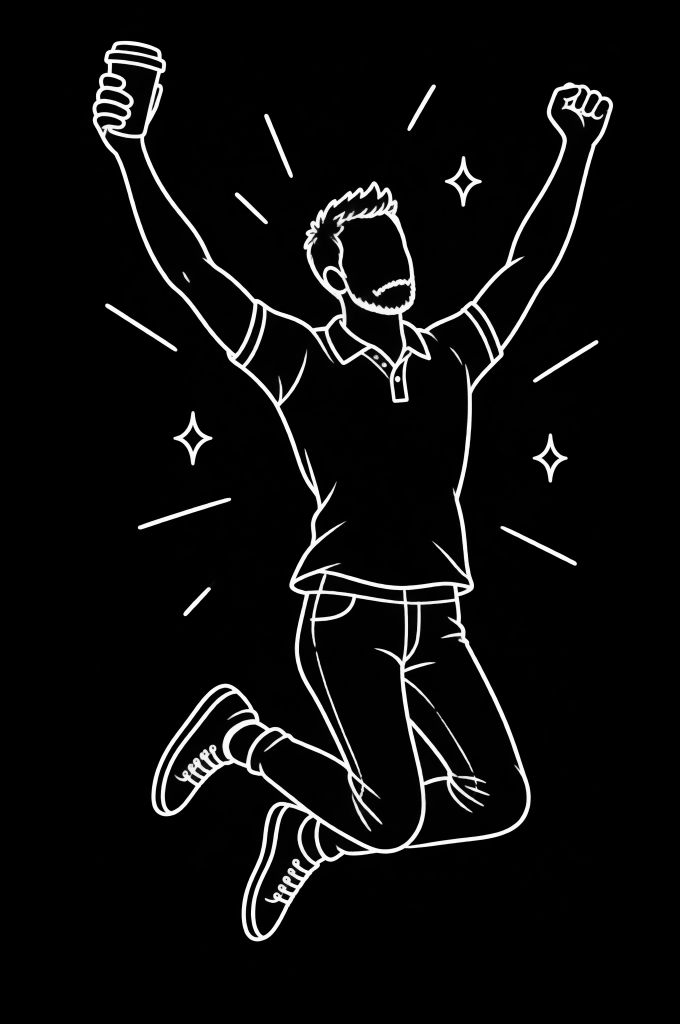
#> input picture website/source/poses/pose-jump.png, 1360 x 2048 px (shown at 1/2 size); its folder holds only this picture in this run
$ python vectorize.py ../source/poses/pose-jump.png
#> lines starting #> are read from the running program, lines starting #| are printed output that depends on the picture; after the words box and inside, x2 and y2 are one past the last pixel; in counts of white or black regions, pixels touching at a corner belong together
"""Trace the white line-art founder poses (8-bit ink masks) into centre-line SVG strokes.
Each stroke is a separate <path pathLength="1">, ordered top to bottom, so the site can draw him line by line.
Usage: python3 tools/vectorize.py   (reads source/poses/pose-*.png, writes public/assets/poses/*.svg)"""
import glob, os, sys
import numpy as np
from PIL import Image, ImageDraw
from skimage.morphology import skeletonize, closing, disk

ROOT = os.path.dirname(os.path.dirname(os.path.abspath(__file__)))
H = 1000  # working height in px; also the viewBox height

def rdp(pts, eps):
    if len(pts) < 3: return pts
    a, b = np.array(pts[0], float), np.array(pts[-1], float); ab = b - a; n = np.hypot(*ab)
    P = np.array(pts, float)
    d = np.abs(ab[0] * (P[:, 1] - a[1]) - ab[1] * (P[:, 0] - a[0])) / n if n > 0 else np.hypot(P[:, 0] - a[0], P[:, 1] - a[1])
    i = int(d.argmax())
    if d[i] > eps: return rdp(pts[:i + 1], eps)[:-1] + rdp(pts[i:], eps)
    return [pts[0], pts[-1]]

def trace(mask):
    sk = skeletonize(mask)
    pts = set(zip(*np.nonzero(sk)))
    def nb(p): return [(p[0] + dy, p[1] + dx) for dy in (-1, 0, 1) for dx in (-1, 0, 1)
                       if (dy or dx) and (p[0] + dy, p[1] + dx) in pts]
    deg = {p: len(nb(p)) for p in pts}
    nodes = {p for p in pts if deg[p] != 2}
    seen, paths = set(), []
    for n in nodes:
        for q in nb(n):
            if (n, q) in seen: continue
            path = [n, q]; seen.add((n, q)); seen.add((q, n)); prev, cur = n, q
            while cur not in nodes:
                nx = [r for r in nb(cur) if r != prev]
                if not nx: break
                nxt = nx[0]; seen.add((cur, nxt)); seen.add((nxt, cur)); path.append(nxt); prev, cur = cur, nxt
            paths.append(path)
    left = pts - nodes - {p for path in paths for p in path}
    while left:                                   # closed loops with no junctions
        s = left.pop(); path = [s]; prev, cur = None, s
        while True:
            nx = [r for r in nb(cur) if r != prev and (r in left or r == s)]
            if not nx: break
            nxt = nx[0]
            if nxt == s: path.append(s); break
            left.discard(nxt); path.append(nxt); prev, cur = cur, nxt
        paths.append(path)
    return paths, int(sk.sum())

def to_d(p):
    f = lambda v: f"{v[1]:.1f} {v[0]:.1f}"          # (y,x) -> "x y"
    if len(p) < 3: return f"M{f(p[0])}L{f(p[-1])}"
    mid = lambda a, b: ((a[0] + b[0]) / 2, (a[1] + b[1]) / 2)
    d = f"M{f(p[0])}L{f(mid(p[0], p[1]))}"
    for i in range(1, len(p) - 1): d += f"Q{f(p[i])} {f(mid(p[i], p[i + 1]))}"
    return d + f"L{f(p[-1])}"

report = []
for src in sorted(glob.glob(f"{ROOT}/source/poses/pose-*.png")):
    name = os.path.basename(src)[5:-4]
    im = Image.open(src); im = im if im.mode == "L" else im.convert("RGBA").split()[3]   # 8-bit ink mask
#> further down, im is the input picture: PIL image 1360x2048 L; min 0, max 254, mean 12.8
    a = np.array(im)
    ys, xs = np.nonzero(a > 30); im = im.crop((xs.min() - 6, ys.min() - 6, xs.max() + 7, ys.max() + 7))
#> after `im = im.crop((xs.min() - 6, ys.min() - 6, xs.max() + 7, ys.max() + 7))`:
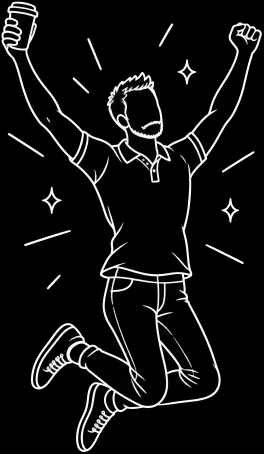
#> im: PIL image 1054x1814 L (shown at 1/4 size); min 0, max 254, mean 18.6
    W = round(im.width * H / im.height); a = np.array(im.resize((W, H), Image.LANCZOS))
#> after `a = np.array(im.resize((W, H), Image.LANCZOS))`:
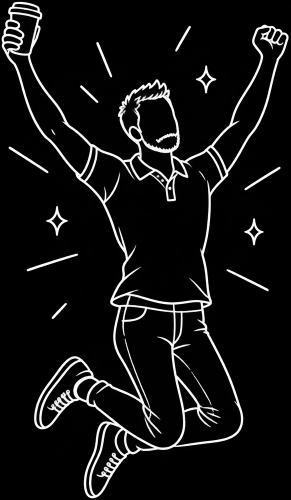
#> a: shape (1000, 581) (shown at 1/2 size); min 0, max 255, mean 18.7
    mask = closing(a > 96, disk(1))
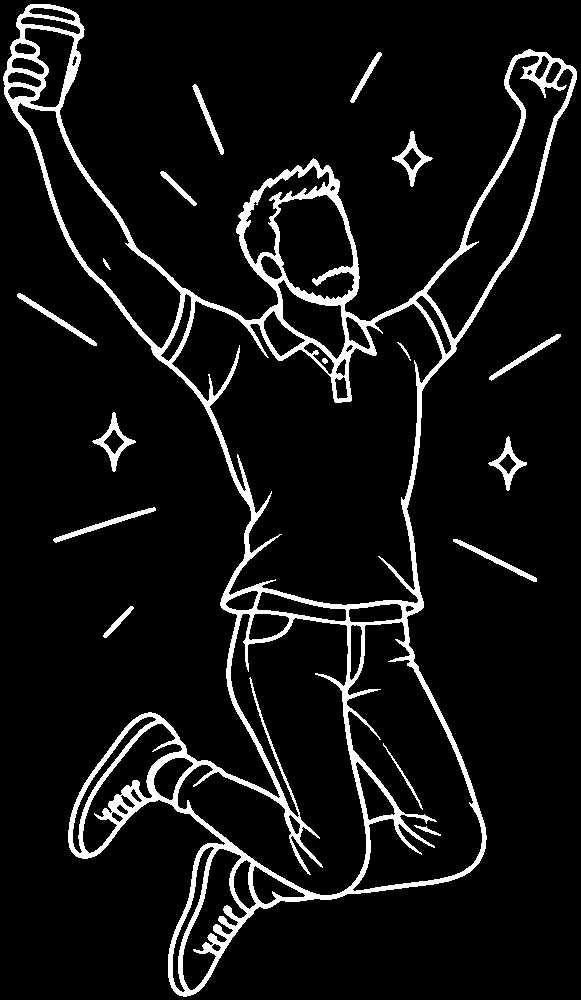
#> mask: shape (1000, 581) bool; 7.7% white; 17 white regions, largest, box (x1, y1, x2, y2) and area: (3, 4, 577, 997) 39740, (92, 412, 136, 472) 597, (392, 131, 433, 187) 551
    raw, sklen = trace(mask)
#> in trace, `sk = skeletonize(mask)`:
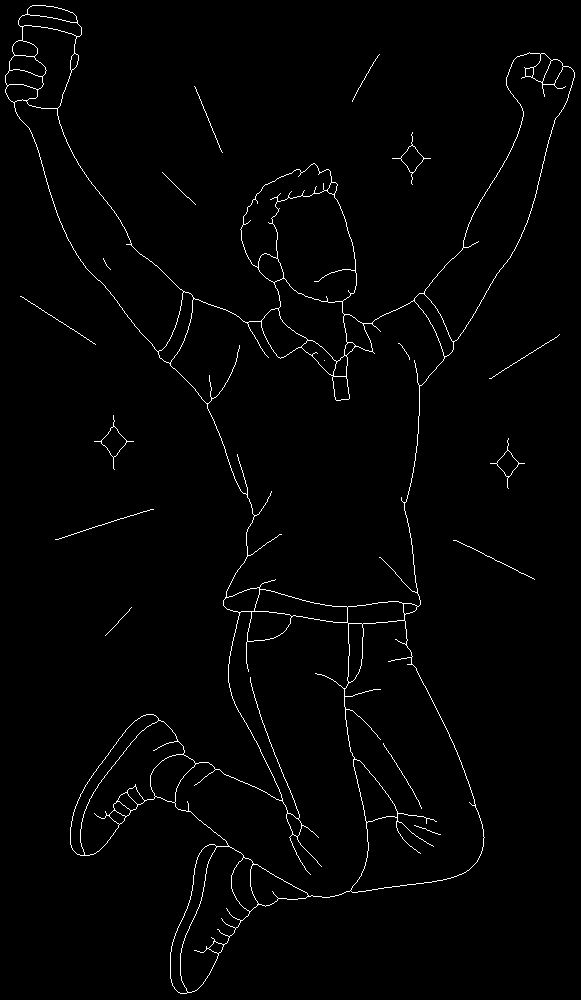
#> sk: shape (1000, 581) bool; 1.5% white in thin lines or dots
#> in trace, `pts = set(zip(*np.nonzero(sk)))`: pts = 8801 items
#> in trace, `nodes = {p for p in pts if deg[p] != 2}`: nodes = 651 items
#> the loop in trace, `for n in nodes:` made 651 passes
#> n on passes 1 to 3: (26, 21), (377, 346), (76, 525)
#> after the loop in trace, `for n in nodes:`: paths = 921 items; seen = 18142 items
#> in trace, `left = pts - nodes - {p for path in paths for p in path}`: left = 0 items
#> raw = 921 items; sklen = 8801
    sw = max(2.0, min(14.0, 0.86 * mask.sum() / max(sklen, 1)))   # mean line width, slightly lighter
#> sw = 4.38
    paths = []
    for p in raw:
        L = sum(np.hypot(p[i + 1][0] - p[i][0], p[i + 1][1] - p[i][1]) for i in range(len(p) - 1))
        if L < 3.5: continue
        paths.append((min(q[0] for q in p), L, rdp(p, 0.75)))
#> this loop made 921 passes
#> (p, L) on passes 2 to 4: ([(26, 21), (26, 22)], 1), ([(26, 21), (27, 22)], 1.41), ([(377, 346), (376, 345)], 1.41)
#> after the loop, paths = 285 items
    paths.sort(key=lambda t: t[0])
    body = "".join(f'<path pathLength="1" d="{to_d(p)}"/>' for _, _, p in paths)
    svg = (f'<svg xmlns="http://www.w3.org/2000/svg" viewBox="0 0 {W} {H}" class="pose pose-{name}" data-pose="{name}" '
           f'fill="none" stroke="currentColor" stroke-width="{sw:.2f}" stroke-linecap="round" stroke-linejoin="round" '
           f'aria-hidden="true">{body}</svg>')
    open(f"{ROOT}/public/assets/poses/{name}.svg", "w").write(svg)
    report.append((name, W, len(paths), round(sw, 2), len(svg) // 1024))
    if "--preview" in sys.argv:                    # raster check of the traced strokes
        pv = Image.new("RGB", (W, H), (53, 35, 23)); d = ImageDraw.Draw(pv)
        for _, _, p in paths: d.line([(q[1], q[0]) for q in p], fill=(243, 239, 230), width=round(sw))
        pv.save(f"{sys.argv[sys.argv.index('--preview') + 1]}/{name}.png")
for r in report: print("%-8s w=%-4d paths=%-4d stroke=%-5s %d KB" % r)
#> this loop made 1 pass
#> r on pass 1: ('jump', 581, 285, 4.38, 33)
#> (printed output is left out)

$ run again, on website/source/poses/pose-pour.png
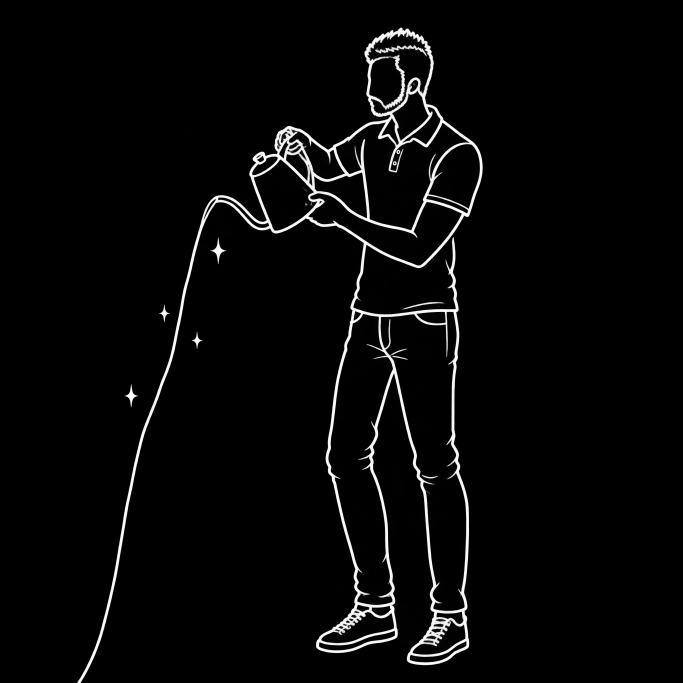
#> input picture website/source/poses/pose-pour.png, 2048 x 2048 px (shown at 1/3 size)
#> im is the input picture: PIL image 2048x2048 L; min 0, max 254, mean 7.9
#> im: PIL image 1229x1978 L
#> `mask = closing(a > 96, disk(1))`:
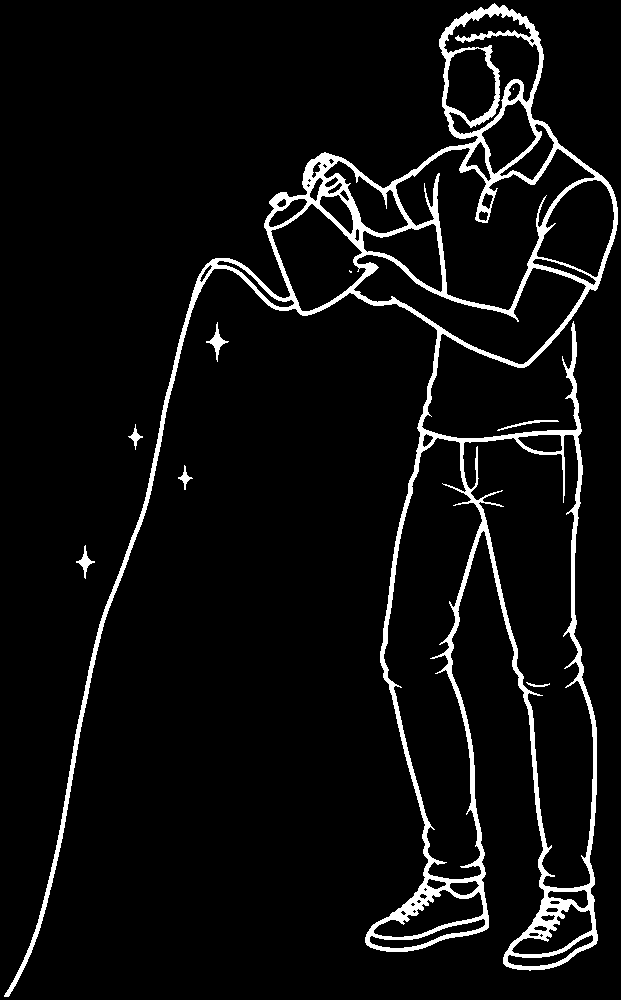
#> mask: shape (1000, 621) bool; 5.8% white; 9 white regions (2 under 20 px), largest, box (x1, y1, x2, y2) and area: (4, 3, 618, 997) 35137, (206, 322, 229, 362) 223, (76, 545, 95, 579) 174
#> in trace, `sk = skeletonize(mask)`:
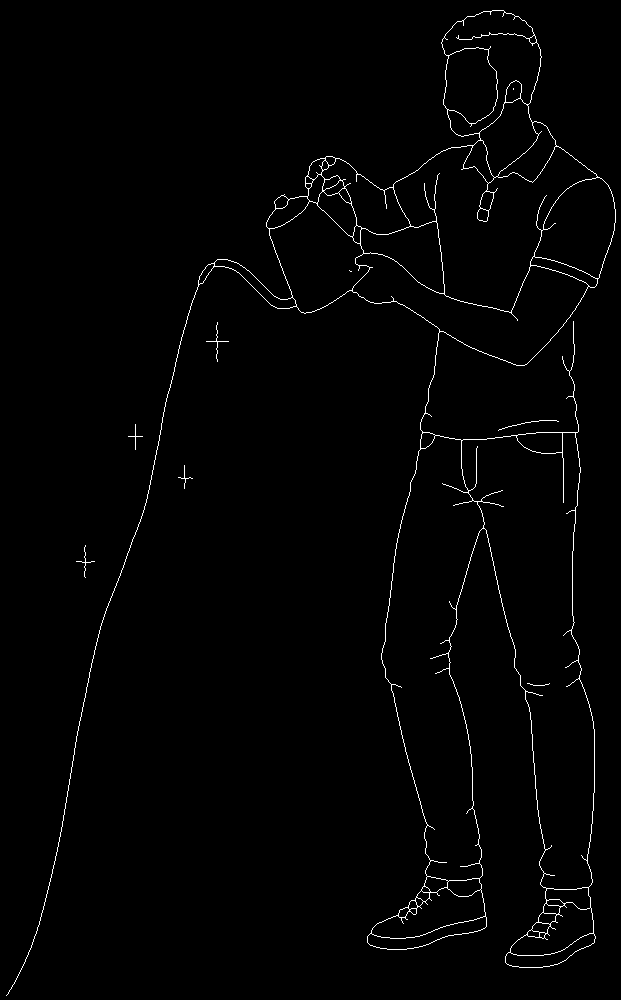
#> sk: shape (1000, 621) bool; 1.3% white in thin lines or dots
#> pts = 7972 items
#> nodes = 681 items
#> the loop in trace, `for n in nodes:` made 681 passes
#> n on passes 1 to 3: (16, 502), (900, 414), (196, 307)
#> after the loop in trace, `for n in nodes:`: paths = 992 items; seen = 16566 items
#> left = 0 items
#> raw = 992 items; sklen = 7972
#> sw = 3.88
#> the loop `for p in raw:` made 992 passes
#> (p, L) on passes 2, 4, 5: ([(900, 414), (899, 415)], 1.41), ([(900, 414), (900, 415)], 1), ([(900, 414), (901, 415)], 1.41)
#> after the loop `for p in raw:`: paths = 267 items
#> the loop `for r in report: print("%-8s w=%-4d paths=%-4d stroke=%-5s %d KB" % r)` made 1 pass
#> r on pass 1: ('pour', 621, 267, 3.88, 32)
#> (printed output is left out)

$ run again, on website/source/poses/pose-sleepy.png
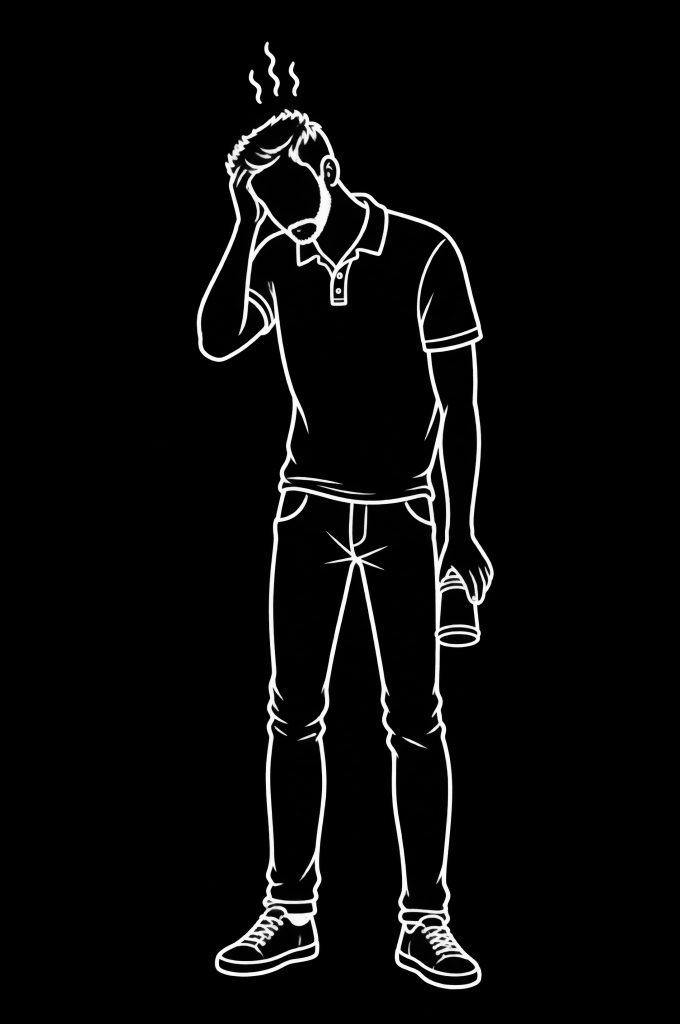
#> input picture website/source/poses/pose-sleepy.png, 1360 x 2048 px (shown at 1/2 size)
#> im is the input picture: PIL image 1360x2048 L; min 0, max 254, mean 9.8
#> im: PIL image 607x1908 L
#> `mask = closing(a > 96, disk(1))`:
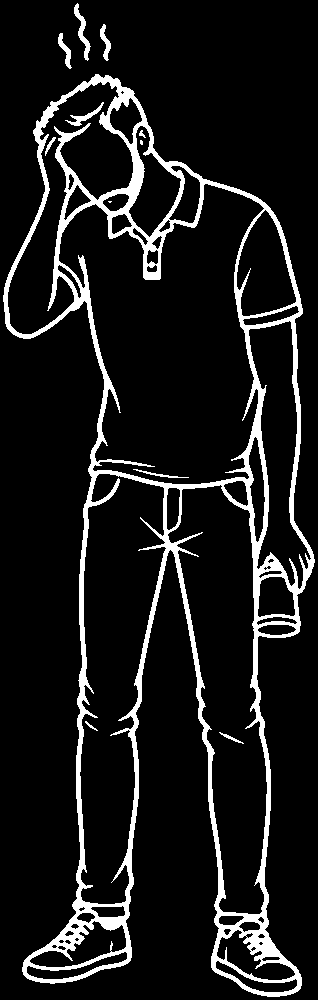
#> mask: shape (1000, 318) bool; 10% white; 12 white regions (2 under 20 px), largest, box (x1, y1, x2, y2) and area: (3, 74, 315, 997) 30760, (74, 3, 91, 61) 287, (65, 102, 104, 126) 200
#> in trace, `sk = skeletonize(mask)`:
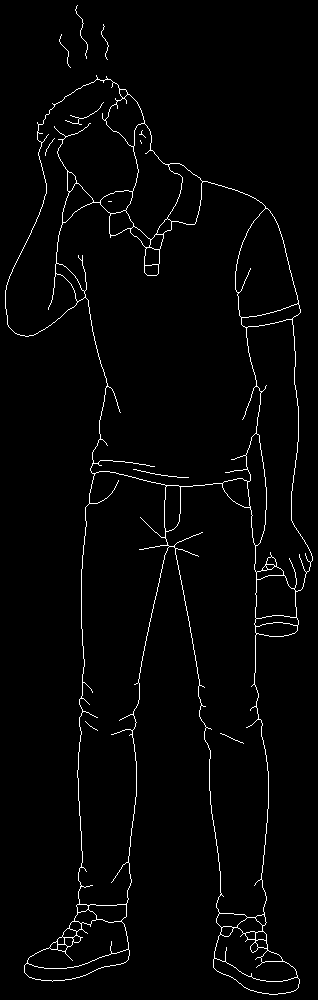
#> sk: shape (1000, 318) bool; 2.2% white in thin lines or dots
#> pts = 6926 items
#> nodes = 656 items
#> the loop in trace, `for n in nodes:` made 656 passes
#> n on passes 1 to 3: (137, 145), (718, 258), (684, 134)
#> after the loop in trace, `for n in nodes:`: paths = 939 items; seen = 14418 items
#> left = 0 items
#> raw = 939 items; sklen = 6926
#> sw = 3.96
#> the loop `for p in raw:` made 939 passes
#> (p, L) on passes 3 to 5: ([(718, 258), (719, 257)], 1.41), ([(718, 258), (719, 258)], 1), ([(718, 258), (719, 259)], 1.41)
#> after the loop `for p in raw:`: paths = 262 items
#> the loop `for r in report: print("%-8s w=%-4d paths=%-4d stroke=%-5s %d KB" % r)` made 1 pass
#> r on pass 1: ('sleepy', 318, 262, 3.96, 29)
#> (printed output is left out)
